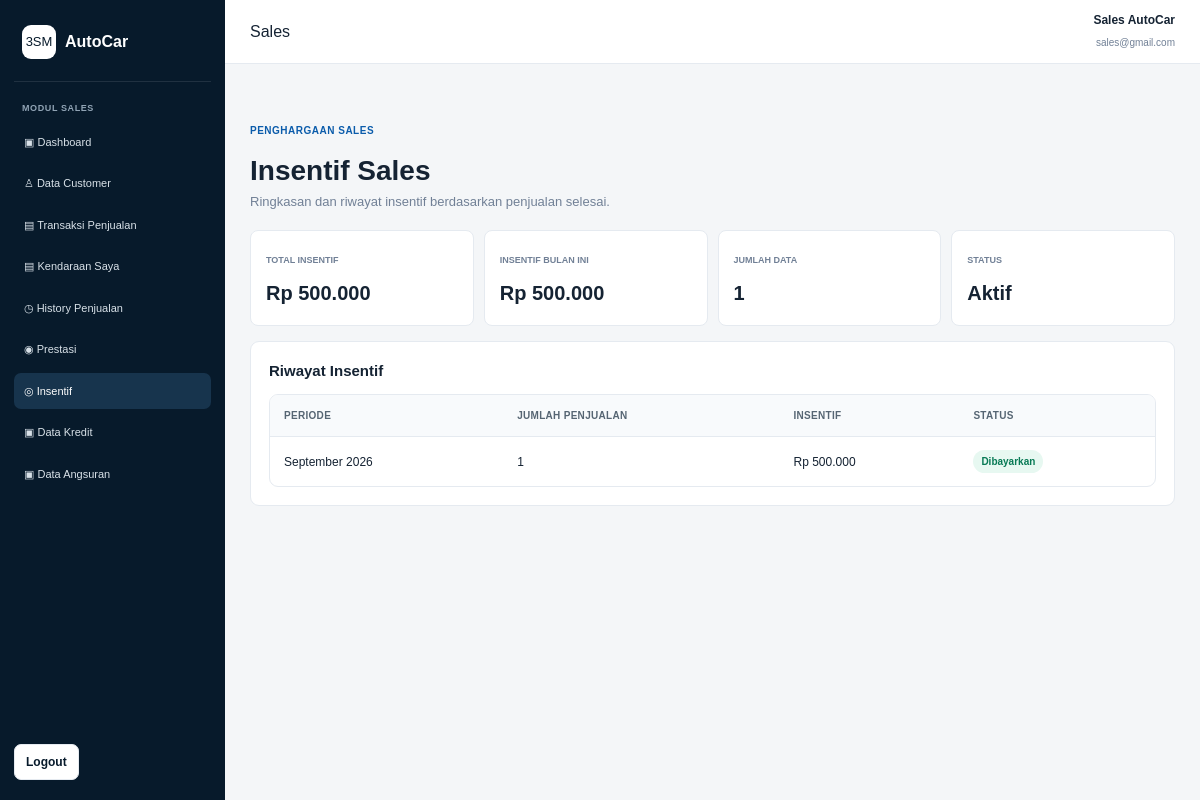
Screenshot of /sales/insentif.php (signed in) with the database file from the repository.
### tables this page shows
CREATE TABLE insentif (
    id_insentif INT AUTO_INCREMENT PRIMARY KEY,
    id_sales INT NOT NULL,
    periode VARCHAR(20) NOT NULL,
    jumlah_penjualan INT NOT NULL DEFAULT 0,
    jumlah_insentif DECIMAL(15,2) NOT NULL DEFAULT 0,
    created_at TIMESTAMP DEFAULT CURRENT_TIMESTAMP,
    CONSTRAINT fk_insentif_sales
        FOREIGN KEY (id_sales) REFERENCES sales(id_sales)
        ON UPDATE CASCADE ON DELETE CASCADE
);

### config/helpers.php (called while the page is built, shortened)
<?php
function e($value)
{
    return htmlspecialchars((string)$value, ENT_QUOTES, 'UTF-8');
}
function rupiah($angka)
{
    return "Rp " . number_format((float)$angka, 0, ',', '.');
}
?>

### sales/insentif.php (the view, shortened to what this page needs)
<?php
include "../config/koneksi.php";
include "header.php";
$id_user=(int)$_SESSION['id_user'];
$s=mysqli_fetch_assoc(mysqli_query($conn,"SELECT id_sales FROM sales WHERE id_user=$id_user LIMIT 1"));
$id_sales=(int)($s['id_sales']??0);
$total=mysqli_fetch_assoc(mysqli_query($conn,"SELECT COALESCE(SUM(jumlah_insentif),0) total FROM insentif WHERE id_sales=$id_sales"))['total']??0;
$result=mysqli_query($conn,"SELECT * FROM insentif WHERE id_sales=$id_sales ORDER BY id_insentif DESC");
?>
<div class="page-head"><span class="eyebrow">PENGHARGAAN SALES</span><h1>Insentif Sales</h1><p>Ringkasan dan riwayat insentif berdasarkan penjualan selesai.</p></div>
<div class="dashboard-grid">
<div class="dashboard-stat"><small>Total Insentif</small><strong><?=rupiah($total)?></strong></div>
<div class="dashboard-stat"><small>Insentif Bulan Ini</small><strong><?=rupiah($total)?></strong></div>
<div class="dashboard-stat"><small>Jumlah Data</small><strong><?=mysqli_num_rows($result)?></strong></div>
<div class="dashboard-stat"><small>Status</small><strong>Aktif</strong></div>
</div>
<div class="card"><div class="card-title"><h2>Riwayat Insentif</h2></div><div class="table-wrap"><table class="table">
<tr><th>Periode</th><th>Jumlah Penjualan</th><th>Insentif</th><th>Status</th></tr>
<?php while($row=mysqli_fetch_assoc($result)): ?>
<tr><td><?=e($row['periode']??'-')?></td><td><?=e($row['jumlah_penjualan']??'-')?></td><td><?=rupiah($row['jumlah_insentif']??0)?></td><td><span class="badge badge-success">Dibayarkan</span></td></tr>
<?php endwhile; ?>
</table></div></div>
<?php include "footer.php"; ?>

### assets/css/style.css (style rules this page uses)
* { margin: 0; padding: 0; box-sizing: border-box; }
:root { --navy: #071a2b; --navy-2: #0d2a42; --blue: #0b5cab; --blue-light: #eaf3fb; --text: #152333; --muted: #718096; --border: #e5eaf0; --bg: #f4f6f8; --white: #ffffff; --green: #0d9f6e; --yellow: #d98a00; --red: #c93636; }
body { font-family: Arial, Helvetica, sans-serif; background: var(--bg); color: var(--text); line-height: 1.5; }
.eyebrow { display: inline-block; color: var(--blue); font-size: 10px; font-weight: 800; letter-spacing: .5px; margin-bottom: 12px; }
.stat-card, .card { background: white; border: 1px solid var(--border); border-radius: 9px; padding: 18px; }
.badge { display: inline-flex; align-items: center; padding: 4px 8px; border-radius: 999px; background: #edf1f5; color: #52606d; font-size: 10px; font-weight: 800; }
.badge-success { background: #e7f8f1; color: #087a55; }
.page-head { padding: 28px 0 18px; }
.page-head h1 { font-size: 28px; }
.page-head p { color: var(--muted); font-size: 13px; }
.table-wrap { background: white; border: 1px solid var(--border); border-radius: 9px; overflow-x: auto; }
.table { width: 100%; border-collapse: collapse; min-width: 760px; }
.table th, .table td { padding: 13px 14px; text-align: left; border-bottom: 1px solid var(--border); font-size: 12px; vertical-align: middle; }
.table th { background: #f8fafc; color: #566573; font-size: 10px; text-transform: uppercase; letter-spacing: .3px; }
.table tr:last-child td { border-bottom: 0; }
.dashboard-grid { display: grid; grid-template-columns: repeat(4, 1fr); gap: 10px; margin-bottom: 15px; }
.dashboard-stat { background: white; border: 1px solid var(--border); border-radius: 8px; padding: 15px; }
.dashboard-stat small { color: var(--muted); font-size: 9px; font-weight: 800; text-transform: uppercase; }
.dashboard-stat strong { display: block; font-size: 20px; margin: 8px 0 2px; }
.card-title { display: flex; align-items: center; justify-content: space-between; gap: 15px; margin-bottom: 12px; }
.card-title h2 { font-size: 15px; }

### rows the page displays
insentif: periode "September 2026", jumlah_penjualan "1", jumlah_insentif "Rp 500.000"

### other values shown
$_SESSION['nama'] "Sales AutoCar"
$_SESSION['email'] "sales@gmail.com"
rupiah($total) "Rp 500.000"
mysqli_num_rows($result) "1"
